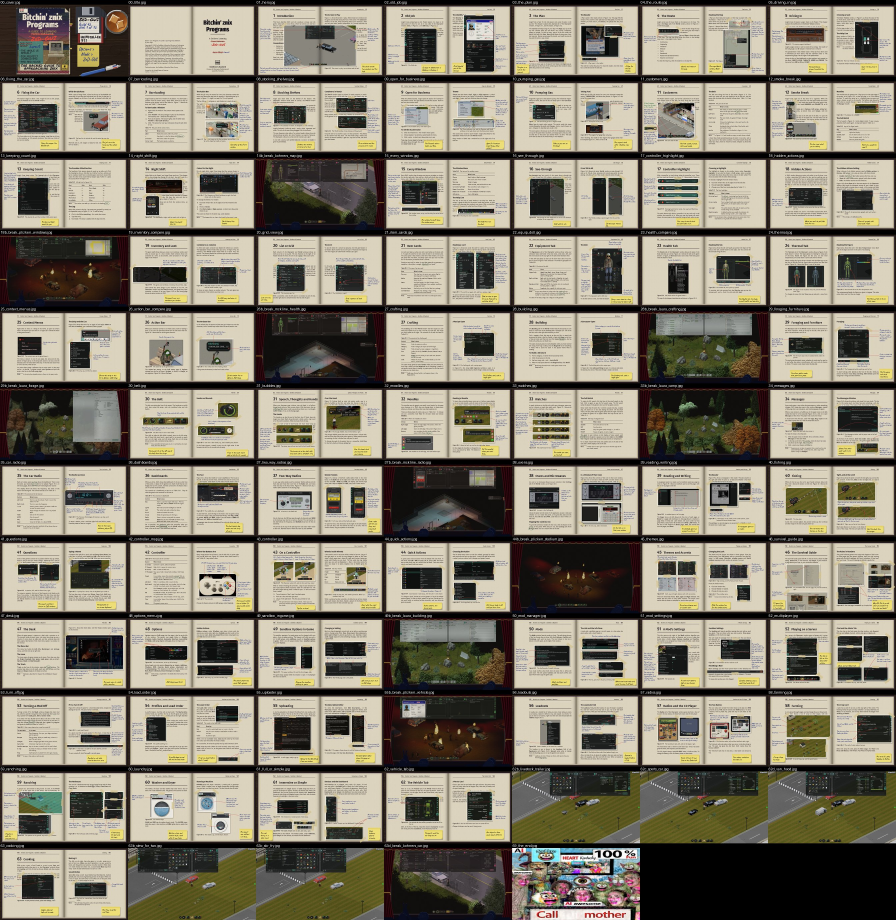
#> input picture ZeDUI/workshop/gallery/upload_contact_b11.jpg, 2688 x 2760 px (shown at 1/3 size)
$ python -i watch.py   (imports and definitions only)
#> lines starting #> are read from the running program, lines starting #| are printed output that depends on the picture
"""The layout desk: a window onto the spreads while they are being laid out (Nov 1 2026).

Every time spread.py draws a spread it calls stamp() here, which leaves in <out>/_watch/:
  <name>.js                  stamp({...}): title, pages, when it was drawn, its CHECK lines, and every earlier draft
  <name>.thumb.jpg           a small copy for the contact sheet
  drafts/<name>__<time>.jpg  this draft, so the page can replay how the spread was laid out

Open watch.html (in this folder) in a browser and leave it open: it looks for new stamps every two seconds.
_watch/ ignores itself in git. Stamping never stops a render: any trouble is printed and skipped.

  py watch.py out_spread      stamp the PNGs there that have no stamp yet (one draft each, dated by the file)
"""
import json
import os
import sys
import time

from PIL import Image

DRAFT_W, THUMB_W = 1280, 480


def _title(sp):
    for side in ("left", "right"):
        for b in (sp.get(side) or {}).get("blocks") or []:
            if isinstance(b, dict) and "chapter" in b:
                c = b["chapter"]
                return str(c[-1]) if isinstance(c, list) else str(c)
    return str((sp.get("right") or {}).get("head") or "")


def _replace(tmp, path):
    for _ in range(40):                      # the browser may be reading the old one this very moment
        try:
            os.replace(tmp, path)
            return
        except PermissionError:
            time.sleep(0.05)
    os.remove(tmp)


def _jpg(im, w, path, q):
    tmp = path + ".tmp.jpg"
    im.resize((w, w * im.height // im.width), Image.LANCZOS).save(tmp, quality=q)
    _replace(tmp, path)


def _old(path):
    try:
        with open(path, encoding="utf-8") as fh:
            s = fh.read().strip()
        return json.loads(s[len("stamp("):s.rindex(")")])
    except Exception:  # noqa: BLE001  (no stamp yet, or one being written)
        return {}


def stamp(png, sp=None, checks=(), t=None):
    """Leave the stamp for one spread just written to png (sp: its spread json; checks: the CHECK lines)."""
#> called with png = 'upload_contact_b11.jpg', checks = ()
    try:
        out, fname = os.path.split(os.path.abspath(png))
        name = os.path.splitext(fname)[0]
        wd = os.path.join(out, "_watch")
        dd = os.path.join(wd, "drafts")
        os.makedirs(dd, exist_ok=True)
        gi = os.path.join(wd, ".gitignore")
        if not os.path.exists(gi):
            with open(gi, "w") as fh:
                fh.write("*\n")
        t = time.time() if t is None else t
        tag = time.strftime("%Y%m%d_%H%M%S", time.localtime(t)) + "_%03d" % int(t % 1 * 1000)
        draft = "%s__%s.jpg" % (name, tag)
        im = Image.open(png).convert("RGB")
#> im is the input picture: PIL image 2688x2760 RGB; mean R, G, B 136, 129.7, 113.9
        _jpg(im, DRAFT_W, os.path.join(dd, draft), 82)
#> in _jpg, `im.resize((w, w * im.height // im.width), Image.LANCZOS).save(tmp, qua..`:
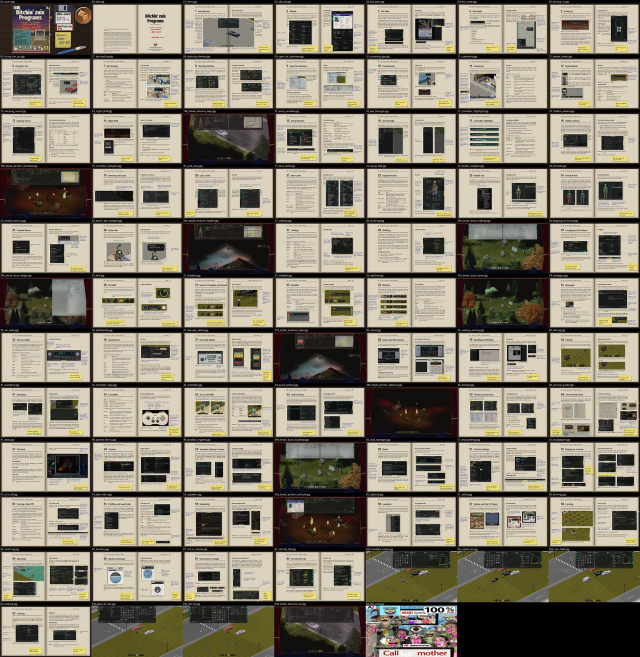
#> saved as upload_contact_b11__20261205_055846_530.jpg.tmp.jpg: PIL image 1280x1314 RGB (shown at 1/2 size); mean R, G, B 136.1, 129.8, 114
        _jpg(im, THUMB_W, os.path.join(wd, name + ".thumb.jpg"), 84)
#> call 2 of _jpg, with w = 480, q = 84
#> in _jpg (call 2), `im.resize((w, w * im.height // im.width), Image.LANCZOS).save(tmp, qua..`:
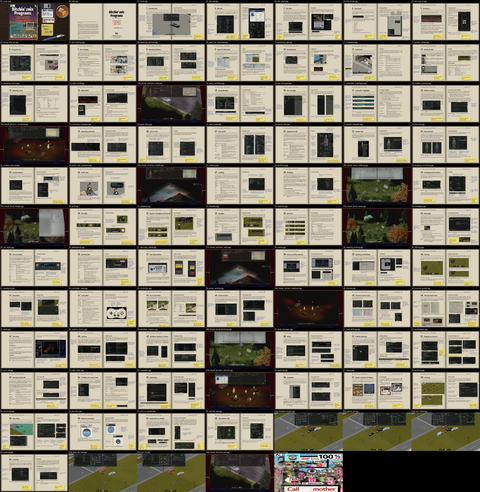
#> saved as upload_contact_b11.thumb.jpg.tmp.jpg: PIL image 480x492 RGB; mean R, G, B 136.1, 129.8, 114
        sp = sp or {}
        js = os.path.join(wd, name + ".js")
        history = [h for h in _old(js).get("history", []) if h.get("f") and os.path.isfile(os.path.join(dd, h["f"]))]
        history.append({"t": round(t, 3), "f": draft, "checks": None if checks is None else [str(c) for c in checks]})
        n = sp.get("n")
        if n is None and name[:2].isdigit():
            n = int(name[:2])
        info = {"name": name, "id": sp.get("id", name[3:]), "n": n, "title": _title(sp), "pages": sp.get("pages"),
                "t": round(t, 3), "checks": history[-1]["checks"], "history": history}
        tmp = js + ".tmp"
        with open(tmp, "w", encoding="utf-8") as fh:
            fh.write("stamp(%s);\n" % json.dumps(info, ensure_ascii=False))
        _replace(tmp, js)
    except Exception as e:  # noqa: BLE001
        print("  (watch: %s)" % e)


def backfill(out, spreads=None):
    """Stamp every PNG in out that has none yet, using the spread jsons in spreads (default: ../spreads)."""
    spreads = spreads or os.path.join(os.path.dirname(os.path.abspath(out)), "spreads")
    for f in sorted(os.listdir(out)):
        name, ext = os.path.splitext(f)
        if ext.lower() != ".png" or os.path.exists(os.path.join(out, "_watch", name + ".js")):
            continue
        sp = {}
        j = os.path.join(spreads, name + ".json")
        if os.path.exists(j):
            with open(j, encoding="utf-8") as fh:
                sp = json.load(fh)
        png = os.path.join(out, f)
        stamp(png, sp, None, os.path.getmtime(png))
        print("stamped", f)


# [5 lines not run here, left out]

>>> result = stamp('upload_contact_b11.jpg')
